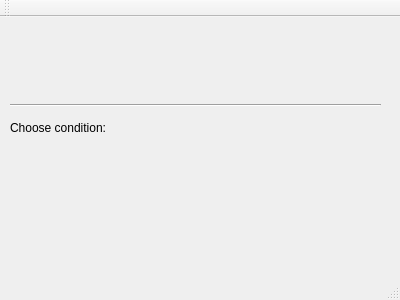
<?xml version="1.0" encoding="UTF-8"?>
<ui version="4.0">
 <class>MainWindow</class>
 <widget class="QMainWindow" name="MainWindow">
  <property name="geometry">
   <rect>
    <x>0</x>
    <y>0</y>
    <width>400</width>
    <height>300</height>
   </rect>
  </property>
  <property name="windowTitle">
   <string>MainWindow</string>
  </property>
  <widget class="QWidget" name="centralWidget">
   <widget class="Line" name="line">
    <property name="geometry">
     <rect>
      <x>10</x>
      <y>80</y>
      <width>371</width>
      <height>16</height>
     </rect>
    </property>
    <property name="orientation">
     <enum>Qt::Horizontal</enum>
    </property>
   </widget>
   <widget class="QLabel" name="label">
    <property name="geometry">
     <rect>
      <x>10</x>
      <y>90</y>
      <width>101</width>
      <height>41</height>
     </rect>
    </property>
    <property name="text">
     <string>Choose condition:</string>
    </property>
   </widget>
  </widget>
  <widget class="QMenuBar" name="menuBar">
   <property name="geometry">
    <rect>
     <x>0</x>
     <y>0</y>
     <width>400</width>
     <height>21</height>
    </rect>
   </property>
  </widget>
  <widget class="QToolBar" name="mainToolBar">
   <attribute name="toolBarArea">
    <enum>TopToolBarArea</enum>
   </attribute>
   <attribute name="toolBarBreak">
    <bool>true</bool>
   </attribute>
  </widget>
  <widget class="QStatusBar" name="statusBar"/>
 </widget>
 <layoutdefault spacing="6" margin="11"/>
 <resources/>
 <connections/>
</ui>
